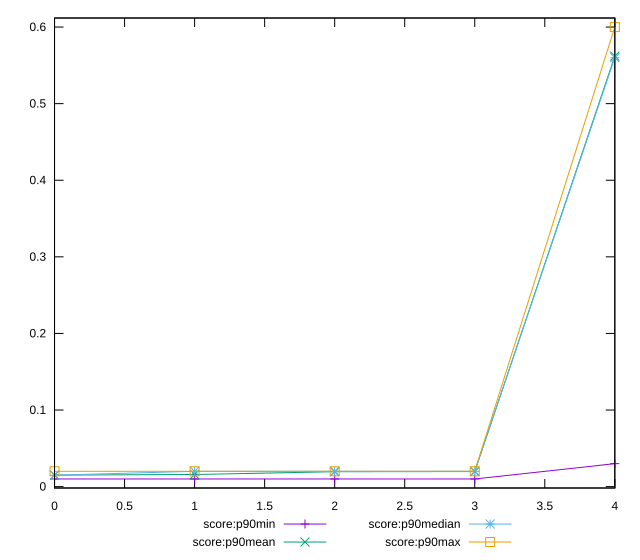

The gnuplot source for this figure:
reset

$scoreP90Min <<EOF
0 0.01
1 0.01
2 0.01
3 0.01
4 0.03
EOF

$scoreP90Mean <<EOF
0 0.015000000000000012
1 0.015851063829787244
2 0.019468085106382992
3 0.0196808510638298
4 0.5620212765957452
EOF

$scoreP90Median <<EOF
0 0.015
1 0.02
2 0.02
3 0.02
4 0.56
EOF

$scoreP90Max <<EOF
0 0.02
1 0.02
2 0.02
3 0.02
4 0.6
EOF

set key outside below
set xrange [0:4]
set yrange [-0.0017999999999999995:0.6118]
set trange [-0.0017999999999999995:0.6118]
set terminal svg size 640, 560 enhanced background rgb 'white'
set output "report_00012_2021-02-09T11:01:39.952Z/cumulative-layout-shift/progression/score.svg"

plot $scoreP90Min title "score:p90min" with linespoints, \
     $scoreP90Mean title "score:p90mean" with linespoints, \
     $scoreP90Median title "score:p90median" with linespoints, \
     $scoreP90Max title "score:p90max" with linespoints

reset
